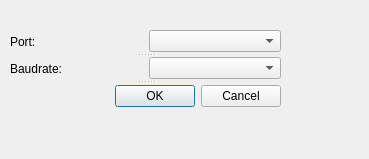
<?xml version="1.0" encoding="UTF-8"?>
<ui version="4.0">
 <class>SerialOptions</class>
 <widget class="QDialog" name="SerialOptions">
  <property name="geometry">
   <rect>
    <x>0</x>
    <y>0</y>
    <width>369</width>
    <height>159</height>
   </rect>
  </property>
  <property name="windowTitle">
   <string>Port Options</string>
  </property>
  <widget class="QSplitter" name="splitter_2">
   <property name="geometry">
    <rect>
     <x>10</x>
     <y>30</y>
     <width>271</width>
     <height>79</height>
    </rect>
   </property>
   <property name="orientation">
    <enum>Qt::Vertical</enum>
   </property>
   <widget class="QSplitter" name="splitter">
    <property name="orientation">
     <enum>Qt::Vertical</enum>
    </property>
    <widget class="QWidget" name="layoutWidget">
     <layout class="QHBoxLayout" name="horizontalLayout_3">
      <item>
       <widget class="QLabel" name="label">
        <property name="text">
         <string>Port:</string>
        </property>
       </widget>
      </item>
      <item>
       <widget class="QComboBox" name="comboBox"/>
      </item>
     </layout>
    </widget>
    <widget class="QWidget" name="layoutWidget">
     <layout class="QHBoxLayout" name="horizontalLayout_2">
      <item>
       <widget class="QLabel" name="label_2">
        <property name="text">
         <string>Baudrate:</string>
        </property>
       </widget>
      </item>
      <item>
       <widget class="QComboBox" name="comboBox_2"/>
      </item>
     </layout>
    </widget>
   </widget>
   <widget class="QDialogButtonBox" name="buttonBox">
    <property name="orientation">
     <enum>Qt::Horizontal</enum>
    </property>
    <property name="standardButtons">
     <set>QDialogButtonBox::Cancel|QDialogButtonBox::Ok</set>
    </property>
   </widget>
  </widget>
 </widget>
 <resources/>
 <connections>
  <connection>
   <sender>buttonBox</sender>
   <signal>accepted()</signal>
   <receiver>SerialOptions</receiver>
   <slot>accept()</slot>
   <hints>
    <hint type="sourcelabel">
     <x>248</x>
     <y>254</y>
    </hint>
    <hint type="destinationlabel">
     <x>157</x>
     <y>274</y>
    </hint>
   </hints>
  </connection>
  <connection>
   <sender>buttonBox</sender>
   <signal>rejected()</signal>
   <receiver>SerialOptions</receiver>
   <slot>reject()</slot>
   <hints>
    <hint type="sourcelabel">
     <x>316</x>
     <y>260</y>
    </hint>
    <hint type="destinationlabel">
     <x>286</x>
     <y>274</y>
    </hint>
   </hints>
  </connection>
 </connections>
</ui>
